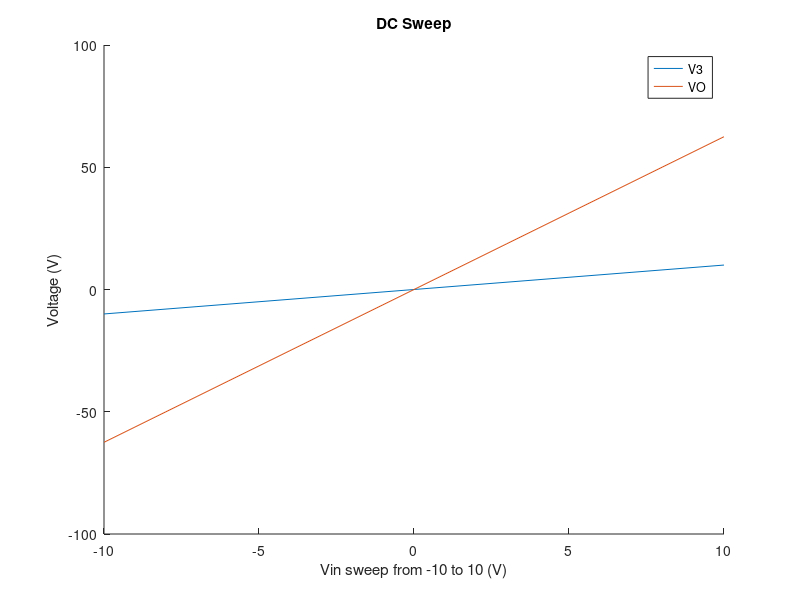
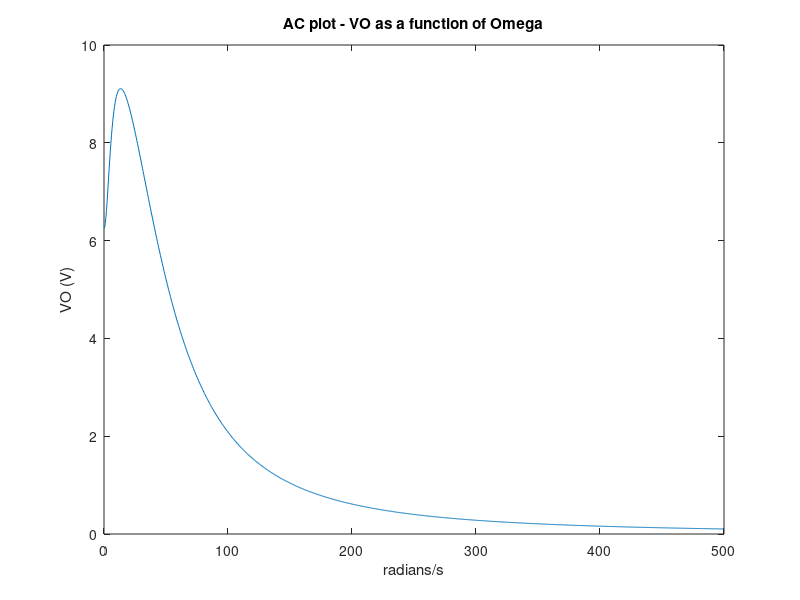
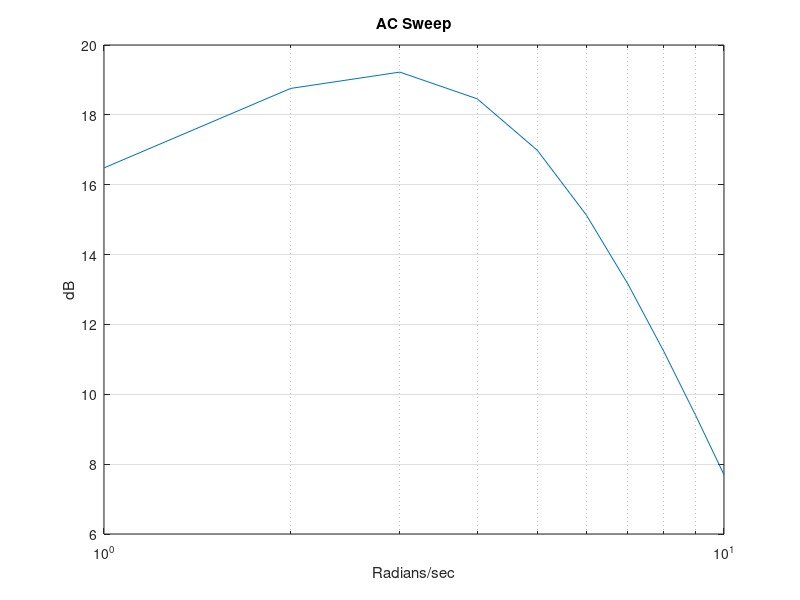
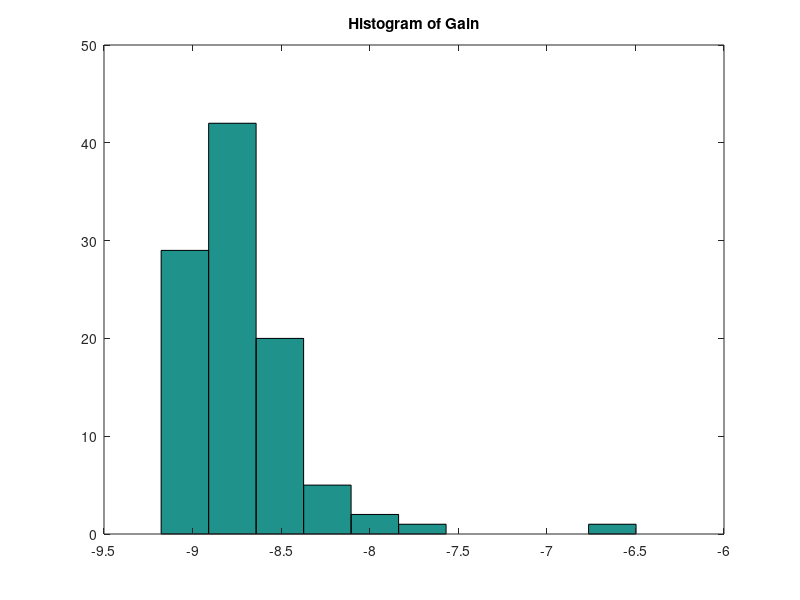

Source code (MATLAB) for these figures, in order:
% Name: Agbogu Chidera J.
% Student No: 101056053
% ELEC 4700 Assignment 4

% Parameters

R1 = 1;
Ca = 0.25;
R2 = 2;
L = 0.2;
R3 = 10;
alpha = 100;
R4 = 0.1; 
R0 = 1000;
% making matrices
G0 = 1/R0;
G1 = 1/R1;
G2 = 1/R2;
G3 = 1/R3;
G4 = 1/R4;

G=zeros(8);
C=zeros(8);

%G matrix
G(1,:)=[G1 -G1 0 0 0 0 0 G1];
G(2,:)=[(-1/R1) (1/R2+1/R1) 0 0 0 1 0 0];
G(3,:)=[0 0 1/R3 0 0 -1 0 0]; 
G(4,:)=[0 0 0 alpha/R3 -1*alpha/R3 0 1 0]; 
G(5,:)=[0 0 0 -1/R4 (1/R4+1/R0) 0 0 0]; 
G(6,:)=[0 G1 -G1 0 0 0 0 0]; 
G(7,:)=[0 0 -10 1 0 0 0 0];
G(8,:)=[1 0 0 0 0 0 0 0]; 
%C matrix
C(1,:)=[Ca -Ca 0 0 0 0 0 0]; 
C(2,:)=[-Ca Ca 0 0 0 0 0 0];
C(3,:)=[0 0 0 0 0 0 0 0]; 
C(4,:)=[0 0 0 0 0 0 0 0]; 
C(5,:)=[0 0 0 0 0 0 0 0];
C(6,:)=[0 0 0 0 0 -L 0 0]; 
C(7,:)=[0 0 0 0 0 0 0 0]; 
C(8,:)=[0 0 0 0 0 0 0 0]; 

V1 = [];
V2 = [];

for Vin=-10:1:10
    F=[0; 0; 0; 0; 0; 0; 0; Vin];
    V=G\F;
    V1 = [V1 V(1)];
    V2 = [V2 V(5)];
end

figure(1)
hold on;
title('DC Sweep');
xlabel('Vin sweep from -10 to 10 (V)');
ylabel('Voltage (V)');
plot(-10:1:10, V1);
plot(-10:1:10, V2);
hold off;
legend('V3', 'VO');
count=1000;
om=zeros(2,count);
om(1,:)=linspace(0,500,count);
Vin=1;
for i=1:count
    og=om(1,i);
    F=[0; 0; 0; 0; 0; 0; 0; Vin];
    V=(G+1j*og*C)\F;
    om(2,i)=V(5);
end

figure(2)
plot(om(1,:),real(om(2,:)));
title('AC plot - VO as a function of Omega');
ylabel('VO (V)');
xlabel('radians/s');
figure(3)
V2 = [];
w = 3.14;
Vin = 1;
F=[0; 0; 0; 0; 0; 0; 0; Vin];

for w=1:1:10
    ep = (G+2*w^2*1j*C)\F;
    V2 = [V2 20*log10(abs(ep(5)/F(8)))];
end

semilogx(1:1:10, V2);
hold on;
title('AC Sweep');
xlabel('Radians/sec');
ylabel('dB');
grid on;
% figure(4);
 cmd =  Ca + 0.05.*randn(5000,1) ;
for i = 1:100
    F = [0 0 0 0 0 1 0 0];
    CMND =   [ -cmd(i)  cmd(i) 0  0  0  0  0  0;
                cmd(i) -cmd(i) 0  0  0  0  0  0;
                0  0 0  0  0  0  0  0; 
                0  0 0  0  0  0  0  0;
                0  0 0  0  0  0  0  0; 
                0  0 0  0  0  0  0  0; 
                0  0 0  0  0  0  L  0; 
                0  0 0  0  0  0  0  0];
    V = (G+(pi*CMND))\F';
    Vh(i) = V(5);
end
figure(4)
hist(Vh)
title('Histogram of Gain')
%% part 2
step = 1000;
Cn = 0;
t = 1
I = zeros(1,step);
dstep = t/step;

Vin = zeros(1,step);
Vin(0.03*step:step) = 1;
F = zeros(8,1,step);

for i=1:step
    F(3,1,i) = -I(i);
    F(8,1,i) = Vin(i);
end

k = zeros(8,1, step);

for i=2:step
    ep = C/dstep + G;
    k(:,:,i) = ep\(C*k(:,:,i-1)/dstep + F(:,:,i));
end

figure(5);
Vout = k(5,:,:);
Vout = Vout(1,:);
hold on;
plot(linspace(0,t,step), Vout);
plot(linspace(0,t,step), Vin);
title('Step input voltages');
legend('Vout', 'Vin');
xlabel('Time (s)');
ylabel('V (V)');

Vin = sin(linspace(0,1,step)*2*pi*1/0.03);
F = zeros(8,1,step);

for i=1:step
    F(3,1,i) = -I(i);
    F(8,1,i) = Vin(i);
end

k = zeros(8,1, step);

for i=2:step
    ep = C/dstep + G;
    k(:,:,i) = ep\(C*k(:,:,i-1)/dstep + F(:,:,i));
end

Vout = k(5,:,:);
Vout = Vout(1,:);
figure(6);
hold on;
plot(linspace(0,t,step), Vout);
plot(linspace(0,t,step), Vin);
title('Voltage with sine input');
legend('Vout', 'Vin');
xlabel('Time (s)');
ylabel('Vo (V)');

Vin = gaussmf(linspace(0,1,step),[0.03 0.06]);

F = zeros(8,1,step);
for i=1:step
    F(3,1,i) = -I(i);
    F(8,1,i) = Vin(i);
end

k = zeros(8,1, step);

for i=2:step
    ep = C/dstep + G;
    k(:,:,i) = ep\(C*k(:,:,i-1)/dstep + F(:,:,i));
end

Vout = k(5,:,:);
Vout = Vout(1,:);
figure(7);
hold on;
plot(linspace(0,t,step), Vout);
plot(linspace(0,t,step), Vin);
hold off;
xlabel('Time (s)');
ylabel('Vout (V)');
title('Voltage for Gaussian Function');
legend('Vout', 'Vin');

Vin = sin(linspace(0,1,step)*2*pi*1/0.03);
F = zeros(8,1,step);

for i=1:step
    F(3,1,i) = -I(i);
    F(8,1,i) = Vin(i);
end

k = zeros(8,1, step);

for i=2:step
    ep = C/dstep + G;
    k(:,:,i) = ep\(C*k(:,:,i-1)/dstep + F(:,:,i));
end

F = abs(fftshift(fft(Vout)));
figure(8);
hold on;
plot(((1:length(F))/step)-0.5,20*log10(F));

F = abs(fftshift(fft(Vin)));
plot(((1:length(F))/step)-0.5,20*log10(F));

xlabel('Frequency (Hz)');
ylabel('Magnitude (dBV)');
legend('Vout','Vin');
title('Sine Function Frequency Response');

Vin = gaussmf(linspace(0,1,step),[0.03 0.06]);

F = zeros(8,1,step);
for i=1:step
    F(3,1,i) = -I(i);
    F(8,1,i) = Vin(i);
end

k = zeros(8,1, step);

for i=2:step
    ep = C/dstep + G;
    k(:,:,i) = ep\(C*k(:,:,i-1)/dstep + F(:,:,i));
end

F = abs(fftshift(fft(Vout)));

figure(9);
hold on;
plot(((1:length(F))/step)-0.5,20*log10(F));
F = abs(fftshift(fft(Vin)));
plot(((1:length(F))/step)-0.5,20*log10(F));
xlabel('Frequency (Hz)');
ylabel('Magnitude (dBV)');
legend('Vout','Vin');
title('Gaussian Function Frequency Response');

%% part 3
% it can be seen that increasing the value of the capacitance also increases the effect of noise on the circuits
% frequency response.
% updated C matrix 

C(1,:)=[Ca -Ca 0 0 0 0 0 0]; 
C(2,:)=[-Ca Ca 0 0 0 0 0 0];
C(3,:)=[0 0 Cn 0 0 0 0 0]; 
C(4,:)=[0 0 0 0 0 0 0 0]; 
C(5,:)=[0 0 0 0 0 0 0 0];
C(6,:)=[0 0 0 0 0 -L 0 0]; 
C(7,:)=[0 0 0 0 0 0 0 0]; 
C(8,:)=[0 0 0 0 0 0 0 0]; 


Vin = gaussmf(linspace(0,1,step),[0.03 0.06]);
I = 0.001*rand(step,1);

F = zeros(8,1,step);
for i=1:step
    F(3,1,i) = -I(i);
    F(8,1,i) = Vin(i);
end

k = zeros(8,1, step);

for i=2:step
    ep = C/dstep + G;
    k(:,:,i) = ep\(C*k(:,:,i-1)/dstep + F(:,:,i));
end

Vout = k(5,:,:);
Vout = Vout(1,:);
figure(10);
hold on;
plot(linspace(0,t,step), Vout);
plot(linspace(0,t,step), Vin);
xlabel('Time (s)');
ylabel('Vout (V)');
title('Voltages for Gassian plot with noise');
legend('Vout', 'Vin');

FN = abs(fftshift(fft(Vout)));
figure(11);
hold on;
plot(((1:length(FN))/step)-0.5,20*log10(FN));
FN = abs(fftshift(fft(Vin)));
plot(((1:length(FN))/step)-0.5,20*log10(FN));
xlabel('Frequency (Hz)');
ylabel('Magnitude (dBV)');
legend('Vout','Vin');
title('Gaussian pluse with noise');

figure(12);
hold on;
FN = abs(fftshift(fft(Vout)));
plot(((1:length(FN))/step)-0.5,20*log10(FN));
xlabel('Frequency (Hz)');
ylabel('Magnitude (dBV)');
title('Voltages with noise with different Cn');

Cn = 0.0001;

G(1,:)=[1 -1 0 0 0 0 0 1];
C(1,:)=[Ca -Ca 0 0 0 0 0 0]; 
G(2,:)=[(-1/R1) (1/R2+1/R1) 0 0 0 1 0 0]; 
C(2,:)=[-Ca Ca 0 0 0 0 0 0];
G(3,:)=[0 0 1/R3 0 0 -1 0 0]; 
C(3,:)=[0 0 Cn 0 0 0 0 0]; 
G(4,:)=[0 0 0 alpha/R3 -1*alpha/R3 0 1 0]; 
C(4,:)=[0 0 0 0 0 0 0 0]; 
G(5,:)=[0 0 0 -1/R4 (1/R4+1/R0) 0 0 0]; 
C(5,:)=[0 0 0 0 0 0 0 0];
G(6,:)=[0 1 -1 0 0 0 0 0]; 
C(6,:)=[0 0 0 0 0 -L 0 0]; 
G(7,:)=[0 0 -10 1 0 0 0 0];
C(7,:)=[0 0 0 0 0 0 0 0]; 
G(8,:)=[1 0 0 0 0 0 0 0]; 
C(8,:)=[0 0 0 0 0 0 0 0];

k = zeros(8,1, step);

for i=2:step
    ep = C/dstep + G;
    k(:,:,i) = ep\(C*k(:,:,i-1)/dstep + F(:,:,i));
end

Cn = 0.01;

G(1,:)=[1 -1 0 0 0 0 0 1];
C(1,:)=[Ca -Ca 0 0 0 0 0 0]; 
G(2,:)=[(-1/R1) (1/R2+1/R1) 0 0 0 1 0 0]; 
C(2,:)=[-Ca Ca 0 0 0 0 0 0];
G(3,:)=[0 0 1/R3 0 0 -1 0 0]; 
C(3,:)=[0 0 Cn 0 0 0 0 0]; 
G(4,:)=[0 0 0 alpha/R3 -1*alpha/R3 0 1 0]; 
C(4,:)=[0 0 0 0 0 0 0 0]; 
G(5,:)=[0 0 0 -1/R4 (1/R4+1/R0) 0 0 0]; 
C(5,:)=[0 0 0 0 0 0 0 0];
G(6,:)=[0 1 -1 0 0 0 0 0]; 
C(6,:)=[0 0 0 0 0 -L 0 0]; 
G(7,:)=[0 0 -10 1 0 0 0 0];
C(7,:)=[0 0 0 0 0 0 0 0]; 
G(8,:)=[1 0 0 0 0 0 0 0]; 
C(8,:)=[0 0 0 0 0 0 0 0];

k = zeros(8,1, step);

for i=2:step
    ep = C/dstep + G;
    k(:,:,i) = ep\(C*k(:,:,i-1)/dstep + F(:,:,i));
end

Vout = k(5,:,:);
Vout = Vout(1,:);
FN = abs(fftshift(fft(Vout)));
plot(((1:length(FN))/step)-0.5,20*log10(FN));

Cn = 0.00000001;

G(1,:)=[1 -1 0 0 0 0 0 1];
C(1,:)=[Ca -Ca 0 0 0 0 0 0]; 
G(2,:)=[(-1/R1) (1/R2+1/R1) 0 0 0 1 0 0]; 
C(2,:)=[-Ca Ca 0 0 0 0 0 0];
G(3,:)=[0 0 1/R3 0 0 -1 0 0]; 
C(3,:)=[0 0 Cn 0 0 0 0 0]; 
G(4,:)=[0 0 0 alpha/R3 -1*alpha/R3 0 1 0]; 
C(4,:)=[0 0 0 0 0 0 0 0]; 
G(5,:)=[0 0 0 -1/R4 (1/R4+1/R0) 0 0 0]; 
C(5,:)=[0 0 0 0 0 0 0 0];
G(6,:)=[0 1 -1 0 0 0 0 0]; 
C(6,:)=[0 0 0 0 0 -L 0 0]; 
G(7,:)=[0 0 -10 1 0 0 0 0];
C(7,:)=[0 0 0 0 0 0 0 0]; 
G(8,:)=[1 0 0 0 0 0 0 0]; 
C(8,:)=[0 0 0 0 0 0 0 0];

k = zeros(8,1, step);

for i=2:step
    ep = C/dstep + G;
    k(:,:,i) = ep\(C*k(:,:,i-1)/dstep + F(:,:,i));
end

Vout = k(5,:,:);
Vout = Vout(1,:);
FN = abs(fftshift(fft(Vout)));
plot(((1:length(FN))/step)-0.5,20*log10(FN));
legend('Cn = 0.1', 'Cn = 0.01', 'Cn = 0.0000000001');



t = 1;

dstep = t/step;
Vin = gaussmf(linspace(0,1,step),[0.03 0.06]);
I = 0.001*rand(step,1);

F = zeros(8,1,step);
for i=1:step
    F(3,1,i) = -I(i);
    F(8,1,i) = Vin(i);
end

k = zeros(8,1, step);

for i=2:step
    ep = C/dstep + G;
    k(:,:,i) = ep\(C*k(:,:,i-1)/dstep + F(:,:,i));
end

Vout = k(5,:,:);
Vout = Vout(1,:);

figure(13);
hold on;
subplot(3,1,1);
plot(linspace(0,t,step), Vout);
xlabel('t (s)');
ylabel('Vout (V)');
title('Gaussian Function Transient Response with Various Time Steps - 100');

step = 1000;
t = 1;
tau= 0.03;
mean = 0.06;
dstep = t/step;
Vin = gaussmf(linspace(0,1,step),[tau mean]);
I = 0.001*rand(step,1);


F = zeros(8,1,step);
for i=1:step
    F(3,1,i) = -I(i);
    F(8,1,i) = Vin(i);
end

k = zeros(8,1, step);

for i=2:step
    ep = C/dstep + G;
    k(:,:,i) = ep\(C*k(:,:,i-1)/dstep + F(:,:,i));
end
Vout = k(5,:,:);
Vout = Vout(1,:);
subplot(3,1,2);
plot(linspace(0,t,step), Vout);
xlabel('Time (s)');
ylabel('Vout (V)');
title('Gaussian Function Transient Response with Various Time Steps - 1000');

step = 100000;
t = 1;
dstep = t/step;
Vin = gaussmf(linspace(0,1,step),[tau mean]);
I = 0.001*rand(step,1);

F = zeros(8,1,step);
for i=1:step
    F(3,1,i) = -I(i);
    F(8,1,i) = Vin(i);
end

k = zeros(8,1, step);

for i=2:step
    ep = C/dstep + G;
    k(:,:,i) = ep\(C*k(:,:,i-1)/dstep + F(:,:,i));
end

Vout = k(5,:,:);
Vout = Vout(1,:);

subplot(3,1,3);
plot(linspace(0,t,step), Vout);
xlabel('Time (s)');
ylabel('Vout (V)');
title('Gaussian Function Transient Response with Various Time Steps - 100000');

%% question 6 NON -linearity comments
%In order to implement this a new column matrix has to be introduced into
%the equation(Gx + f(x) = b). And to solve the system the jacobian of that
%matrix will need to be solved.
%For the simulation of the new equation of the circuit, the inclusion of
%that equation would increase the size of the matrix.




